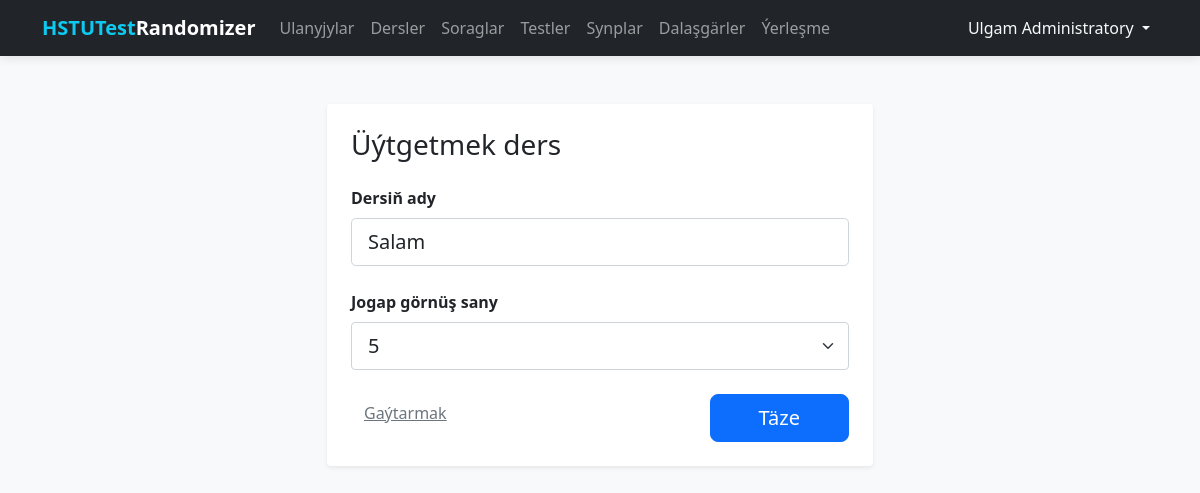
The app's page /subjects/edit/1 (signed in), older data.
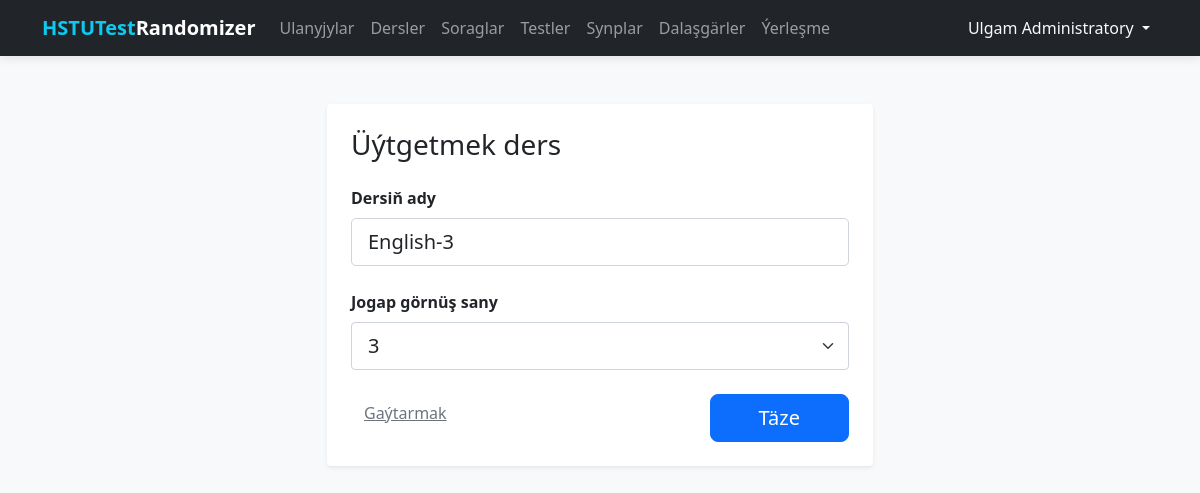
The same page, newer data.
### tables this page shows
CREATE TABLE subjects (
    id INTEGER PRIMARY KEY AUTOINCREMENT,
    name TEXT NOT NULL UNIQUE,
    answer_count INTEGER NOT NULL DEFAULT 4,
    is_active INTEGER DEFAULT 1
);

### routes/subjects.py (the view, shortened to what this page needs)
@subjects_bp.route('/edit/<int:id>', methods=['GET', 'POST'])
@login_required
def edit(id):
    db = get_db_connection()
    subject = db.execute('SELECT * FROM subjects WHERE id = ?', (id,)).fetchone()
    db.close()
    return render_template('subjects/form.html', subject=subject)

### database.py (called while the page is built)
def get_db_connection():
    conn = sqlite3.connect(DATABASE)
    conn.row_factory = sqlite3.Row  # Позволяет обращаться к полям по именам
    return conn

### templates/subjects/form.html
{% extends 'base.html' %}
{% block content %}
<div class="row justify-content-center">
    <div class="col-md-6">
        <div class="main-card shadow-sm p-4 bg-white rounded">
            <h3 class="mb-4">{{ 'Üýtgetmek' if subject else 'Täze' }} ders</h3>
            <form method="POST">
                <div class="mb-4">
                    <label class="form-label fw-bold">Dersiň ady</label>
                    <input type="text" name="name" class="form-control form-control-lg"
                        value="{{ subject.name if subject else '' }}" placeholder="Adyny giriziň" required autofocus>
                </div>
                <div class="mb-4">
                    <label class="form-label fw-bold">Jogap görnüş sany</label>
                    <select name="answer_count" class="form-select form-select-lg" required>
                        {% for n in [2, 3, 4, 5] %}
                        <option value="{{ n }}" {{ 'selected' if (subject and subject.answer_count == n) or (not subject and n == 4) else '' }}>{{ n }}</option>
                        {% endfor %}
                    </select>
                </div>
                <div class="d-flex justify-content-between">
                    <a href="{{ url_for('subjects.index') }}" class="btn btn-link text-secondary">Gaýtarmak</a>
                    <button type="submit" class="btn btn-primary btn-lg px-5">Täze</button>
                </div>
            </form>
        </div>
    </div>
</div>
{% endblock %}

Row changes from the older to the newer data that the page shows:
changed subjects: name "Salam" → "English-3"
Text that changed along with them:
form field answer_count: "5" → "3"
